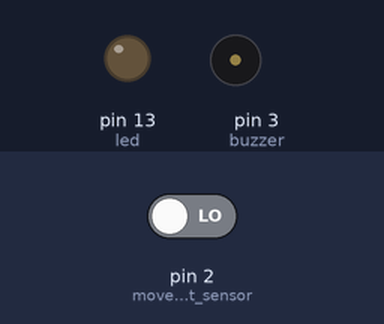
Bench run of a sketch on a simulated Arduino Uno, built with avr-gcc and run on an emulated ATmega328P. On the bench: output pins drawn as LEDs (lit = HIGH), buzzer (waves = sounding). Dashed ring = blinking. Inputs (shaded band) come from the test bench; at power-on: pin 2 (movement_sensor) LOW.

Above: at 1.2 s.
1.3 s: pin 2 (movement_sensor) driven HIGH
At 1.45 s:
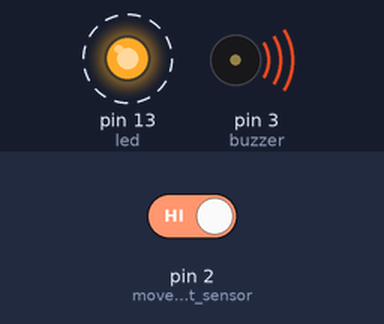
4.3 s: pin 2 (movement_sensor) driven LOW
At 4.45 s:
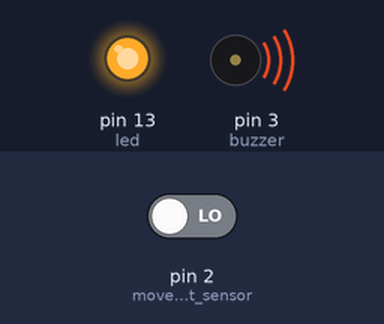
Timing chart, 0 to 7.3 s (numbered marks = the images above; inputs shaded):
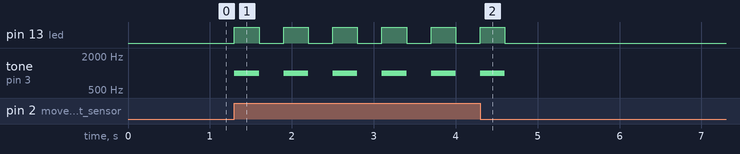

The sketch:

burglar_alarm_code.ino
```cpp
// Burglar Alarm Arduino Code
// D&S Summer School
// The Alan Turing Institute
int buzzer = 3;  // buzzer connected to the arduino on pin 3
int led = 13;  // led connected to the arduino on pin 13
int movement_sensor = 2; // PIR movement sensor connected to the arduino on pin 2
void setup() {
  // put your setup code here, to run once:
  pinMode(buzzer, OUTPUT);  // set the buzzer pin as an output
  pinMode(led, OUTPUT); // set the led pin as an output
  pinMode(movement_sensor, INPUT); // set the movement sensor pin as an input
}
void loop() {
  // put your main code here, to run repeatedly:
  // uncomment example functions to run them
  // you may want to comment out the rest of the code if you do
  // you can do multiline comments with /* ... */
  // led_example();
  // tones_example();
  // pir_sensor_example();
  // bool movement_sensor_input = digitalRead(movement_sensor); // digitalRead tells us if the input is HIGH or LOW
  if (digitalRead(movement_sensor) == HIGH) { // the input is HIGH if movement is detected
    for (int i=0; i < 3; i++) {  // repeat three times
      digitalWrite(led, HIGH);  // turn LED on
      tone(buzzer, 1000);  // start buzzer at 1000kHz
      delay(300);  // wait 300 milliseconds
      digitalWrite(led, LOW); // turn LED off
      noTone(buzzer); // start tone
      delay(300); // wait 300 milliseconds
    }
  }
}
```

Measured:
- after the input at 1.3 s, pin 13 (led): alternates HIGH for 0.30 s and LOW for 0.30 s, starting at once; tone on pin 3 (buzzer): alternates 1000 Hz for 0.30 s and silent for 0.30 s, starting at once
- after the input at 4.3 s, pin 13 (led): goes on until 4.6 s, then stays LOW; tone on pin 3 (buzzer): goes on until 4.6 s, then stays silent
